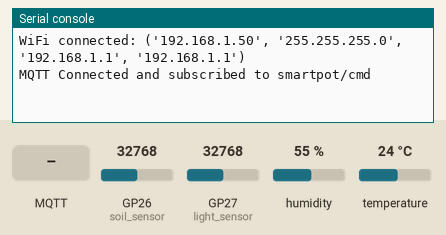
Recording of a program running on a simulated Raspberry Pi Pico running MicroPython. On the bench: the last lines printed to the serial console. Inputs (shaded band) come from the test bench; at power-on: GP26 (soil_sensor) = 32768, GP27 (light_sensor) = 32768, humidity 55 %, temperature 24 °C (analog values on the 0–65535 scale). WiFi joins after 1.5 s; no MQTT or app messages arrive unless stated; the clock reads 2024-03-15 10:24:30 at power-on unless the program sets it.

Above: at 3.3 s.
3.4 s: MQTT message "threshold" arrives on the first subscribed topic
At 5.2 s:
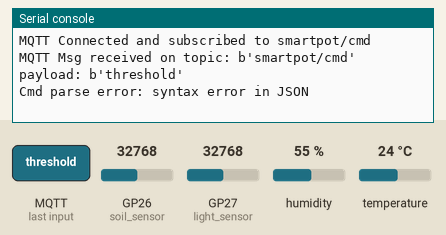
5.7 s: MQTT message "1" arrives on the first subscribed topic
At 7.4 s:
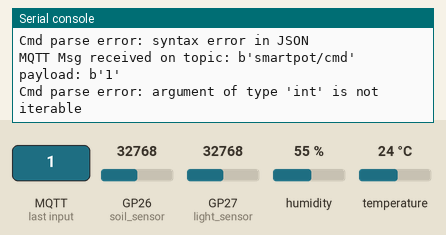
7.7 s: MQTT message "on" arrives on the first subscribed topic
At 9.5 s:
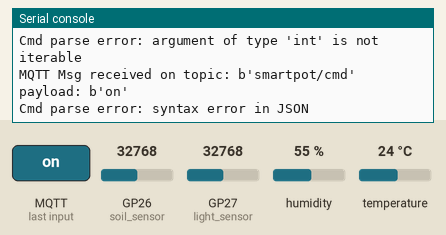
9.8 s: MQTT message "off" arrives on the first subscribed topic
At 11.8 s:
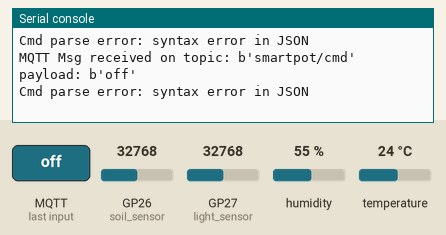

Measured:
- after the input at 3.4 s, the serial console: prints a new line after 0.80 s (image 1)
- after the input at 5.7 s, the serial console: prints a new line after 0.55 s (image 2)
- after the input at 7.7 s, the serial console: prints a new line after 0.60 s (image 3)
- after the input at 9.8 s, the serial console: prints a new line after 0.55 s (image 4)

The program:

main.py
```python
# main.py for Raspberry Pi Pico
import time
import network
import ujson
from machine import ADC, Pin
from dht import DHT11
from umqtt.simple import MQTTClient

# === Configuration ===
# Set this to the GPIO pin number where your LED is connected


# === Sensor Setup ===
soil_sensor = ADC(Pin(26))        # GP26 - Soil moisture
light_sensor = ADC(Pin(27))       # GP27 - Light sensor
dht_sensor = DHT11(Pin(22))       # GP22 - DHT11 (Temp + Humidity)


# === MQTT Configuration ===
MQTT_BROKER = '172.20.10.2'
MQTT_PORT = 1883
MQTT_CLIENT_ID = 'smart_pot_01'
MQTT_SENSOR_TOPIC = 'smartpot/sensors'
MQTT_CMD_TOPIC = 'smartpot/cmd'

# === WiFi Configuration ===
WIFI_SSID = 'Jakub-iphone'
WIFI_PASSWORD = '12345687'

# === Threshold for soil moisture alert (will be overridden via MQTT) ===
MOISTURE_THRESHOLD = 30000

# Initialize global MQTT client
client = MQTTClient(MQTT_CLIENT_ID, MQTT_BROKER, port=MQTT_PORT)

# === Connect to WiFi ===
def connect_wifi():
    wlan = network.WLAN(network.STA_IF)
    wlan.active(True)
    if not wlan.isconnected():
        wlan.connect(WIFI_SSID, WIFI_PASSWORD)
        while not wlan.isconnected():
            time.sleep(1)
    print('WiFi connected:', wlan.ifconfig())

# === Read Sensor Functions ===
def read_soil_moisture():
    return soil_sensor.read_u16()

def read_light_level():
    return light_sensor.read_u16()

def read_temperature_and_humidity():
    try:
        dht_sensor.measure()
        return dht_sensor.temperature(), dht_sensor.humidity()
    except Exception as e:
        print('DHT11 Error:', e)
        return None, None

# === Soil Moisture Alert Function ===
def soil_moisture_alert(threshold, on_duration=5, wait_duration=5):
    """
    If soil moisture is below threshold, turn on LED for on_duration seconds,
    then wait for wait_duration seconds, and if still below threshold, blink again.
    """
    moisture = read_soil_moisture()
    """ Future implementation of the watering (moisture control) """

# === Publish All Sensor Data ===
def publish_sensor_data(mqtt_client):
    temp, hum = read_temperature_and_humidity()
    data = {
        'client_id': MQTT_CLIENT_ID,
        'soil_moisture': read_soil_moisture(),
        'light': read_light_level(),
        'temperature': temp,
        'humidity': hum,
        'sent_time': time.time()
    }
    payload = ujson.dumps(data)
    mqtt_client.publish(MQTT_SENSOR_TOPIC, payload)

# === MQTT Callback for Incoming Commands ===
def on_mqtt_message(topic, msg):
    # Debug print of incoming raw message
    print('MQTT Msg received on topic:', topic, 'payload:', msg)
    try:
        # Decode bytes to string if necessary
        if isinstance(msg, (bytes, bytearray)):
            msg = msg.decode('utf-8')
        cmd = ujson.loads(msg)
        if 'threshold' in cmd:
            global MOISTURE_THRESHOLD
            MOISTURE_THRESHOLD = int(cmd['threshold'])
            print('Threshold updated to', MOISTURE_THRESHOLD)
    except Exception as e:
        print('Cmd parse error:', e)

# === Main Loop ===
def main():
    global client
    connect_wifi()
    client.set_callback(on_mqtt_message)
    client.connect()
    client.subscribe(MQTT_CMD_TOPIC)
    print('MQTT Connected and subscribed to', MQTT_CMD_TOPIC)

    while True:
        # Check for any incoming MQTT command updates
        try:
            client.check_msg()
        except Exception as e:
            print('MQTT check error:', e)

        # Publish sensor readings
        publish_sensor_data(client)
        # Alert on low moisture using the (possibly updated) threshold
        soil_moisture_alert(MOISTURE_THRESHOLD)
        # Wait before next cycle
        time.sleep(1)

if __name__ == '__main__':
    main()
```
